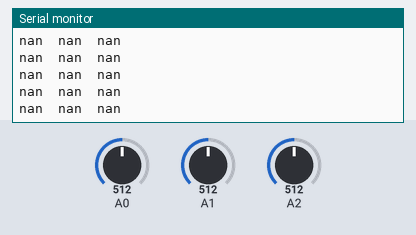
The sketch below on a simulated Arduino Uno, built with avr-gcc and run on an emulated ATmega328P. On the bench: the last lines printed to the serial monitor. The test bench sets the inputs (shaded band); at power-on: A0 = 512, A1 = 512, A2 = 512.

Above: at 5.4 s.
5.5 s: A0 set to 624
At 6.7 s:
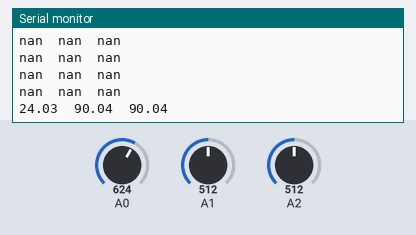
7.0 s: A0 set to 607
At 7.6 s:
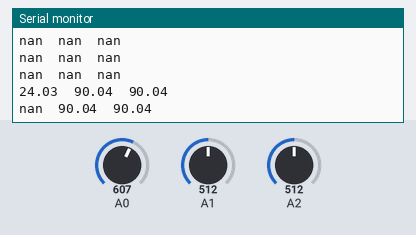
9.5 s: A1 set to 529
At 10.8 s:
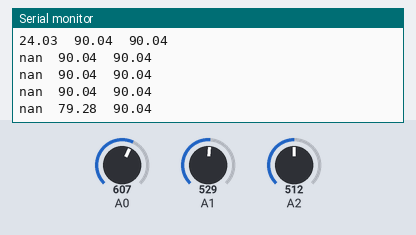
11.0 s: A1 set to 553
At 11.8 s:
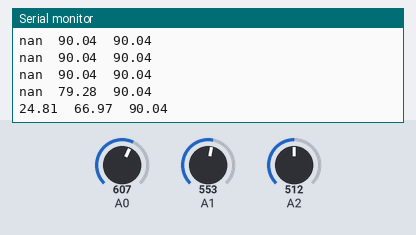

The sketch:

acc_zero2.ino.ino
```cpp
int zero_x=512,zero_y=512,zero_z=512;
float x_raw,y_raw,z_raw,x_f,y_f,z_f,R;
float con=57.324; // radian to degree
void setup()
{

analogReference(EXTERNAL); // FOR the analog reference
Serial.begin(9600);
Serial.println("initailising session");
Serial.println ("now printing the readings");
delay (1000);
Serial.println("x\ty\tz");
}
void loop()
{
 x_raw=analogRead(A0); //these are the raw readings
 y_raw=analogRead(A1); //
 z_raw=analogRead(A2); //
 // assigning the reference value;
x_f=(x_raw-zero_x)/102.3;
y_f=(y_raw-zero_y)/102.3;
z_f=(z_raw-zero_z)/102.3;
R=(x_f*x_f)+(y_f*y_f)+(z_f*z_f);
 // converting the readings from adc units to G units.
Serial.print((acos(x_f/R))*con);
Serial.print("\t");
Serial.print((acos(y_f/R))*con);
Serial.print("\t");
Serial.print((acos(z_f/R))*con);
Serial.print("\n");
delay(1000);
}
```

Measured:
- the behaviour switches between 615 and 614 on A0 (found by bisection; images 1 and 2)
- the behaviour switches between 538 and 539 on A1 (found by bisection; images 3 and 4)
- after the input at 5.5 s, the serial monitor: prints a new line after 0.51 s (image 1)
- after the input at 7.0 s, the serial monitor: prints a new line at once (image 2)
- after the input at 9.5 s, the serial monitor: prints a new line after 0.51 s (image 3)
- after the input at 11.0 s, the serial monitor: prints a new line at once (image 4)
